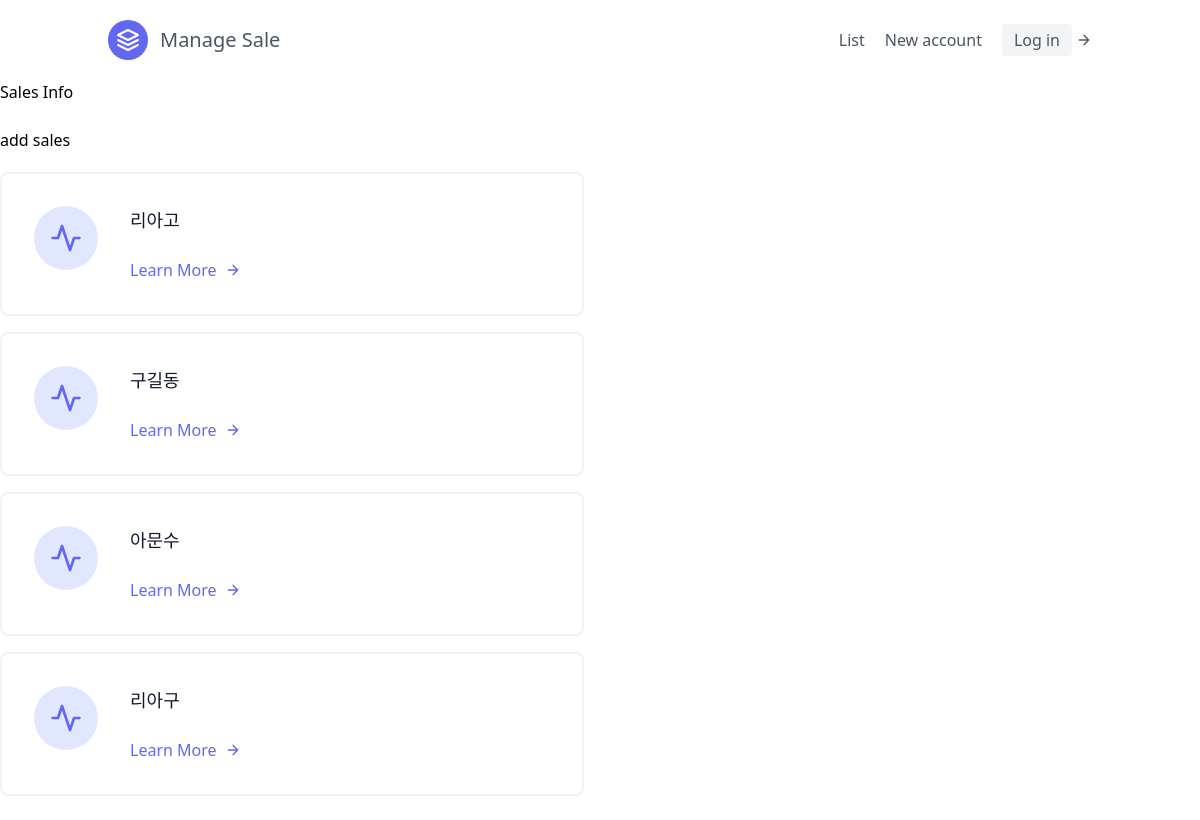
The page /Homepage/ on the database its author committed.
### sales/models.py (models this page shows, shortened)
class Sale(models.Model):
    first_name = models.CharField(max_length=30)
    last_name = models.CharField(max_length=30)
    age = models.IntegerField(default=0)
    person = models.ForeignKey("Person", on_delete=models.CASCADE)

### sales/views.py (the view)
# urls.py: path('', Sales_List, name = 'list'),
def Sales_List(request):
    sales_person = Sale.objects.all()
    context = {
        "person_key" : sales_person
    }
    return render(request, "sales_list.html", context)

### templates/sales_list.html
{% extends 'base.html' %}
{% block content %}
<h1>Sales Info</h1> <br>
<div class = "mb-5">
    <a href = "{% url 'homepage:make' %}" >add sales</a>
</div>
    {% for s_p in person_key %}
    <div class="flex flex-wrap -m-4">
      <div class="p-4 lg:w-1/2 md:w-full">
        <div class="flex border-2 rounded-lg border-gray-200 border-opacity-50 p-8 sm:flex-row flex-col">
          <div class="w-16 h-16 sm:mr-8 sm:mb-0 mb-4 inline-flex items-center justify-center rounded-full bg-indigo-100 text-indigo-500 flex-shrink-0">
            <svg fill="none" stroke="currentColor" stroke-linecap="round" stroke-linejoin="round" stroke-width="2" class="w-8 h-8" viewBox="0 0 24 24">
              <path d="M22 12h-4l-3 9L9 3l-3 9H2"></path>
            </svg>
          </div>
          <div class="flex-grow">
            <h2 class="text-gray-900 text-lg title-font font-medium mb-3">{{ s_p.last_name }}{{ s_p.first_name }}</h2>
            <a href = "{% url 'homepage:detail' s_p.pk %}"class="mt-3 text-indigo-500 inline-flex items-center">Learn More
              <svg fill="none" stroke="currentColor" stroke-linecap="round" stroke-linejoin="round" stroke-width="2" class="w-4 h-4 ml-2" viewBox="0 0 24 24">
                <path d="M5 12h14M12 5l7 7-7 7"></path>
              </svg>
            </a>
          </div>
        </div>
      </div>
    </div>
{% endfor %}
<p>
<br>
{% endblock content %}

### rows shown on the page
Sale: last_name "리아", first_name "고"
Sale: last_name "구", first_name "길동"
Sale: last_name "아", first_name "문수"
Sale: last_name "리아", first_name "구"
